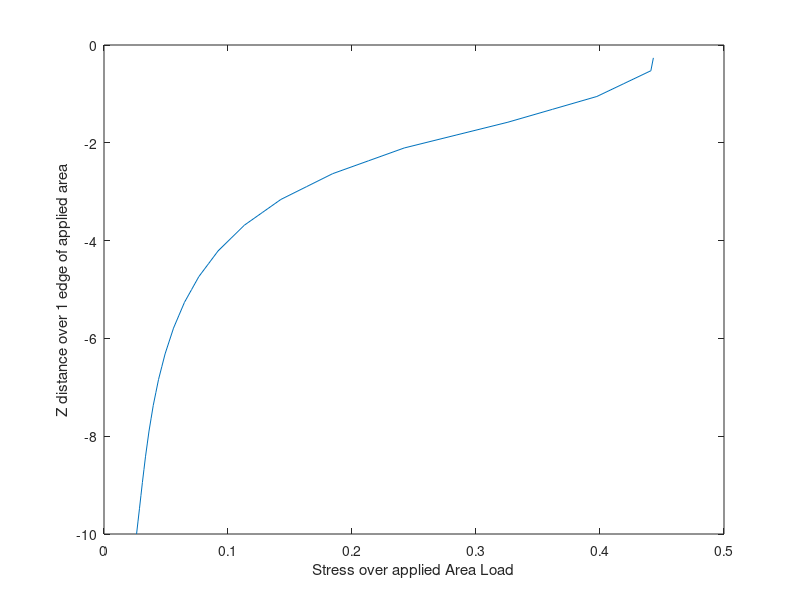

This figure's MATLAB source: (Note: this script raises an error after producing the figure.)
clear ; close all ; clc ;
stress = [-2625.40000000000;-2744.40000000000;-2863.40000000000;-2979.40000000000;-3095.30000000000;-3219.70000000000;-3344.10000000000;-3487;-3630;-3801.30000000000;-3972.60000000000;-4184;-4395.30000000000;-4661.10000000000;-4926.80000000000;-5266.40000000000;-5606;-6046.70000000000;-6487.40000000000;-7067.20000000000;-7647.10000000000;-8424.50000000000;-9201.80000000000;-10262;-11323;-12794;-14266;-16351;-18436;-21326;-24216;-28394;-32571;-36160;-39748;-41925;-44102;-44304] ;
zout = [0;0.263160000000000;0.526320000000000;0.789470000000000;1.05260000000000;1.31580000000000;1.57890000000000;1.84210000000000;2.10530000000000;2.36840000000000;2.63160000000000;2.89470000000000;3.15790000000000;3.42110000000000;3.68420000000000;3.94740000000000;4.21050000000000;4.47370000000000;4.73680000000000;5;5.26320000000000;5.52630000000000;5.78950000000000;6.05260000000000;6.31580000000000;6.57890000000000;6.84210000000000;7.10530000000000;7.36840000000000;7.63160000000000;7.89470000000000;8.15790000000000;8.42110000000000;8.68420000000000;8.94740000000000;9.21050000000000;9.47370000000000;9.73680000000000];
b = 1 ;
zdistnorm = -( 10 - zout )./b ;
stressnorm = stress./(-1e5) ;

plot( stressnorm , zdistnorm )
xlabel( 'Stress over applied Area Load' )
ylabel( 'Z distance over 1 edge of applied area' )

tmB = readmatrix( 'HW6mB.txt' ) ;
tmT = readmatrix( 'HW6mT.txt' ) ;
tmL = readmatrix( 'HW6mL.txt' ) ;
tmR = readmatrix( 'HW6mR.txt' ) ;
tmMv = readmatrix( 'HW6mMv.txt' ) ;
tmMh = readmatrix( 'HW6mMh.txt' ) ;

dmh(:,1) = tmB(:,1) ;
mmh(:,1) = tmB(:,2) ;
dmh(:,3) = tmT(:,1) ;
mmh(:,3) = tmT(:,2) ;
dmv(:,1) = tmL(:,1) ;
mmv(:,1) = tmL(:,2) ;
dmv(:,3) = tmR(:,1) ;
mmv(:,3) = tmR(:,2) ;
dmv(:,2) = tmMv(:,1) ;
mmv(:,2) = tmMv(:,2) ;
dmh(:,2) = tmMh(:,1) ;
mmh(:,2) = tmMh(:,2) ;

for ii = 1:3
    mmv(:,ii) = -mmv(:,ii)/(1*max( mmv(:,ii) )) ;
    mmh(:,ii) = -mmh(:,ii)/(1*max( mmh(:,ii) )) ;
end
% mmv = -mmv./max( max( mmh ) ) ;
% mmh = -mmh./max( max( mmh ) ) ;
mmh(:,2) = mmh(:,2) + 4.5 ;
mmh(:,3) = mmh(:,3) + 9 ;
mmv(:,2) = mmv(:,2) + 3 ;
mmv(:,3) = mmv(:,3) + 6 ;

figure
axis square
hold on
for ii = 1:3
    plot( mmh(:,ii) , dmh(:,ii) )
    plot( dmv(:,ii) , mmv(:,ii) )
end
title( 'Moment Distribution Abaqus' )


% 
% figure
% plot( dmB , mmB )
% xlabel( 'Distance Along Edge [m]' )
% ylabel( 'Moment [Nm/m]' )
% title( 'Bottom Edge' )
% 
% figure
% plot( mmL , dmL )
% ylabel( 'Distance Along Edge [m]' )
% xlabel( 'Moment [Nm/m]' )
% title( 'Left Edge' )
% 
% figure
% plot( dmT , mmT )
% xlabel( 'Distance Along Edge [m]' )
% ylabel( 'Moment [Nm/m]' )
% title( 'Top Edge' )
% 
% figure
% plot( mmR , dmR )
% ylabel( 'Distance Along Edge [m]' )
% xlabel( 'Moment [Nm/m]' )
% title( 'Right Edge' )
% 
% figure
% plot( dmMh , mmMh )
% xlabel( 'Distance Along Edge [m]' )
% ylabel( 'Moment [Nm/m]' )
% title( 'Middle Horizontal' )
% 
% figure
% plot( mmMv , dmMv )
% ylabel( 'Distance Along Edge [m]' )
% xlabel( 'Moment [Nm/m]' )
% title( 'Middle Vertical' )
% 
